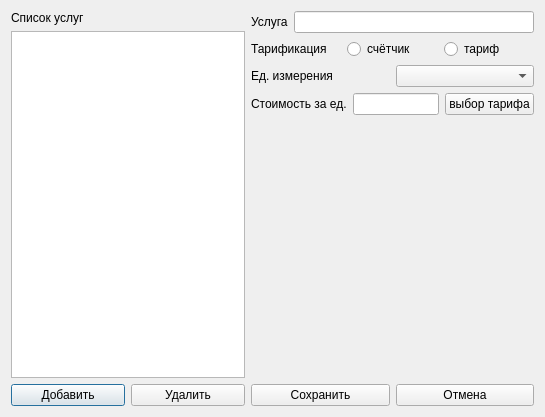
<?xml version="1.0" encoding="UTF-8"?>
<ui version="4.0">
 <class>ServiceManagement</class>
 <widget class="QDialog" name="ServiceManagement">
  <property name="geometry">
   <rect>
    <x>0</x>
    <y>0</y>
    <width>545</width>
    <height>417</height>
   </rect>
  </property>
  <property name="windowTitle">
   <string>Dialog</string>
  </property>
  <layout class="QHBoxLayout" name="horizontalLayout_7">
   <item>
    <layout class="QVBoxLayout" name="verticalLayout">
     <item>
      <widget class="QLabel" name="servicesLabel">
       <property name="text">
        <string>Список услуг</string>
       </property>
      </widget>
     </item>
     <item>
      <widget class="QListView" name="servicesListView"/>
     </item>
     <item>
      <layout class="QHBoxLayout" name="horizontalLayout">
       <item>
        <widget class="QPushButton" name="addButton">
         <property name="text">
          <string>Добавить</string>
         </property>
        </widget>
       </item>
       <item>
        <widget class="QPushButton" name="removeButton">
         <property name="text">
          <string>Удалить</string>
         </property>
        </widget>
       </item>
      </layout>
     </item>
    </layout>
   </item>
   <item>
    <layout class="QVBoxLayout" name="verticalLayout_2">
     <item>
      <layout class="QHBoxLayout" name="horizontalLayout_2">
       <item>
        <widget class="QLabel" name="servicesLabel_2">
         <property name="text">
          <string>Услуга</string>
         </property>
        </widget>
       </item>
       <item>
        <widget class="QLineEdit" name="serviceLineEdit"/>
       </item>
      </layout>
     </item>
     <item>
      <layout class="QHBoxLayout" name="horizontalLayout_3">
       <item>
        <widget class="QLabel" name="servicesLabel_3">
         <property name="text">
          <string>Тарификация</string>
         </property>
        </widget>
       </item>
       <item>
        <widget class="QRadioButton" name="meterRadioButton">
         <property name="text">
          <string>счётчик</string>
         </property>
        </widget>
       </item>
       <item>
        <widget class="QRadioButton" name="tariffRadioButton">
         <property name="text">
          <string>тариф</string>
         </property>
        </widget>
       </item>
      </layout>
     </item>
     <item>
      <layout class="QHBoxLayout" name="horizontalLayout_4">
       <item>
        <widget class="QLabel" name="servicesLabel_5">
         <property name="text">
          <string>Ед. измерения</string>
         </property>
        </widget>
       </item>
       <item>
        <widget class="QComboBox" name="unitComboBox"/>
       </item>
      </layout>
     </item>
     <item>
      <layout class="QHBoxLayout" name="horizontalLayout_5">
       <item>
        <widget class="QLabel" name="servicesLabel_4">
         <property name="text">
          <string>Стоимость за ед.</string>
         </property>
        </widget>
       </item>
       <item>
        <widget class="QLineEdit" name="priceLineEdit"/>
       </item>
       <item>
        <widget class="QPushButton" name="tariffSelectButton">
         <property name="text">
          <string>выбор тарифа</string>
         </property>
        </widget>
       </item>
      </layout>
     </item>
     <item>
      <spacer name="verticalSpacer">
       <property name="orientation">
        <enum>Qt::Vertical</enum>
       </property>
       <property name="sizeHint" stdset="0">
        <size>
         <width>20</width>
         <height>40</height>
        </size>
       </property>
      </spacer>
     </item>
     <item>
      <layout class="QHBoxLayout" name="horizontalLayout_6">
       <item>
        <widget class="QPushButton" name="saveButton">
         <property name="text">
          <string>Сохранить</string>
         </property>
        </widget>
       </item>
       <item>
        <widget class="QPushButton" name="cancelButton">
         <property name="text">
          <string>Отмена</string>
         </property>
        </widget>
       </item>
      </layout>
     </item>
    </layout>
   </item>
  </layout>
 </widget>
 <resources/>
 <connections/>
</ui>
